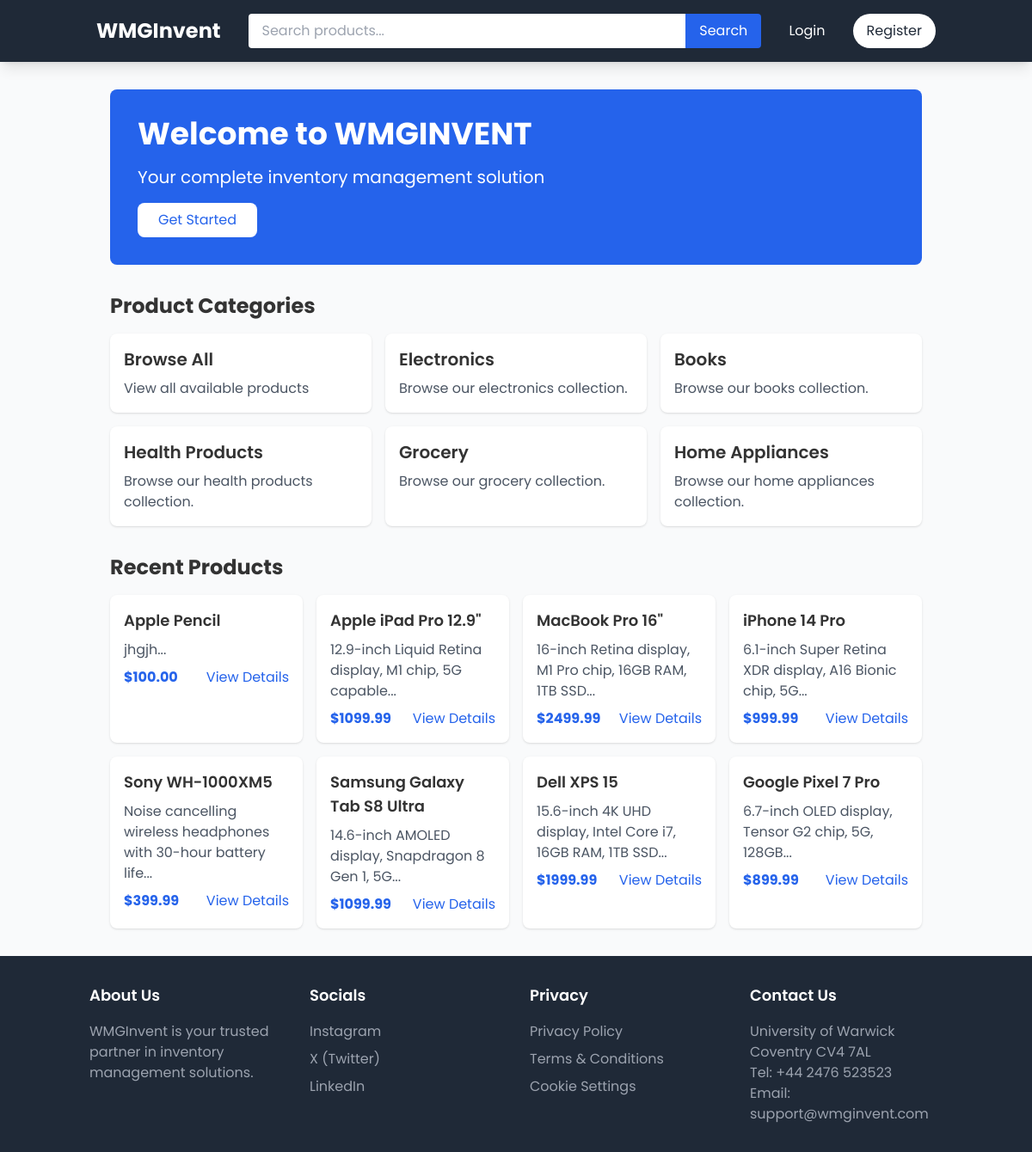
Before: / with the older database file.
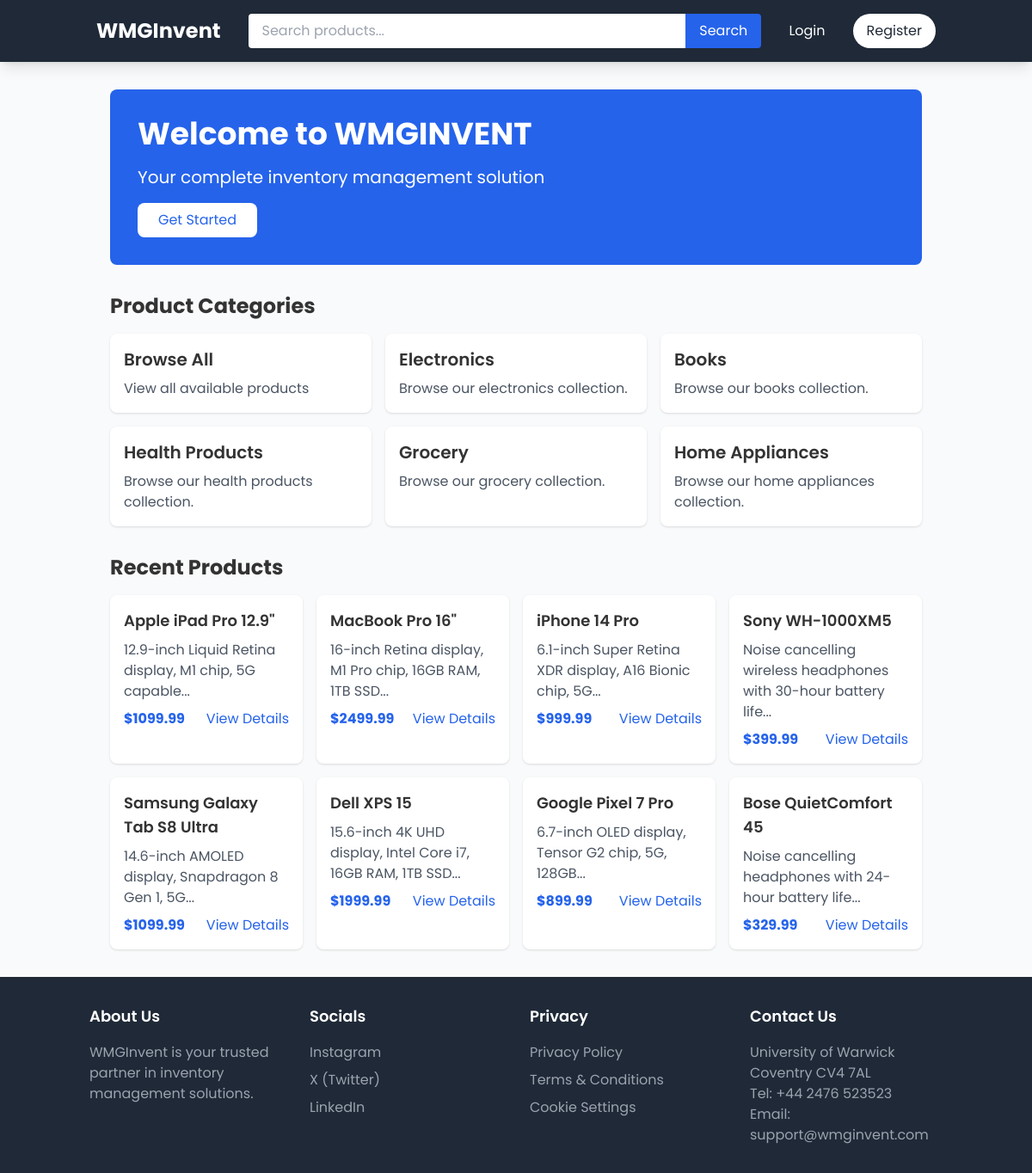
After: the same page with the newer database file.
### app/models/category.py (models this page shows, shortened)
class Category(db.Model):
    id = db.Column(db.Integer, primary_key=True)
    name = db.Column(db.String(64), unique=True, nullable=False)
    description = db.Column(db.Text)
    products = db.relationship('Product', backref='category', lazy='dynamic')
    created_at = db.Column(db.DateTime, default=datetime.utcnow)

### app/models/product.py (models this page shows, shortened)
class Product(db.Model):
    id = db.Column(db.Integer, primary_key=True)
    name = db.Column(db.String(128), nullable=False)                     # Product name (required)
    description = db.Column(db.Text)                                     # Product description
    price = db.Column(db.Float, nullable=False)                          # Product price (required)
    stock_level = db.Column(db.Integer, default=0)                       # Current inventory count
    min_stock_level = db.Column(db.Integer, default=10)                  # Threshold for reordering
    category_id = db.Column(db.Integer, db.ForeignKey('category.id'), nullable=False)  # Product category
    image_url = db.Column(db.String(512))                                # For storing direct image URLs
    created_at = db.Column(db.DateTime, default=datetime.utcnow)         # Creation timestamp
    updated_at = db.Column(db.DateTime, default=datetime.utcnow, onupdate=datetime.utcnow)  # Last update

### app/routes/main.py (the view)
@bp.route('/')
def index():
    products = Product.query.order_by(Product.created_at.desc()).limit(10).all()
    categories = Category.query.all()
    return render_template('main/index.html', products=products, categories=categories)

### app/__init__.py (called while the page is built)
def create_app(config_class=Config):
    app = Flask(__name__)  # Use built-in static folder in app/static
    app.config.from_object(config_class)
    db.init_app(app)
    login_manager.init_app(app)
    migrate.init_app(app, db)
    csrf.init_app(app)
    login_manager.login_view = 'auth.login'
    login_manager.login_message_category = 'info'
    from app.models.category import Category
    @app.context_processor
    def inject_categories():
        return dict(categories=Category.query.all())
    from app.routes import auth, main, products, admin, orders, reorders
    app.register_blueprint(auth.bp)
    app.register_blueprint(main.bp)
    app.register_blueprint(products.bp)
    app.register_blueprint(admin.bp)
    app.register_blueprint(orders.bp)
    app.register_blueprint(reorders.bp)
    print(f"Static folder path: {app.static_folder}")
    return app

### app/templates/main/index.html (shortened to what this page needs)
{% extends "base.html" %}
{% block content %}
<div class="container mx-auto px-4">
    <div class="bg-blue-600 text-white rounded-lg p-8 mb-8">
        <h1 class="text-4xl font-bold mb-4">Welcome to WMGINVENT</h1>
        <p class="text-xl mb-4">Your complete inventory management solution</p>
        {% if not current_user.is_authenticated %}
            <a href="{{ url_for('auth.register') }}" class="bg-white text-blue-600 px-6 py-2 rounded-lg inline-block hover:bg-gray-100">
                Get Started
            </a>
        {% endif %}
    </div>
    <div class="mb-8">
        <h2 class="text-2xl font-bold mb-4">Product Categories</h2>
        <div class="grid grid-cols-1 md:grid-cols-3 gap-4">
            <a href="{{ url_for('products.index') }}"
               class="bg-white p-4 rounded-lg shadow hover:shadow-lg transition-shadow">
                <h3 class="text-xl font-semibold mb-2">Browse All</h3>
                <p class="text-gray-600">View all available products</p>
            </a>
            {% for category in categories %}
            <a href="{{ url_for('products.index', category_id=category.id) }}"
               class="bg-white p-4 rounded-lg shadow hover:shadow-lg transition-shadow">
                <h3 class="text-xl font-semibold mb-2">{{ category.name }}</h3>
                <p class="text-gray-600">Browse our {{ category.name|lower }} collection.</p>
            </a>
            {% endfor %}
        </div>
    </div>
    <div>
        <h2 class="text-2xl font-bold mb-4">Recent Products</h2>
        <div class="grid grid-cols-1 md:grid-cols-4 gap-4">
            {% for product in products %}
            <div class="bg-white p-4 rounded-lg shadow">
                <h3 class="text-lg font-semibold mb-2">{{ product.name }}</h3>
                <p class="text-gray-600 mb-2">{{ product.description[:100] }}...</p>
                <div class="flex justify-between items-center">
                    <span class="text-blue-600 font-bold">${{ "%.2f"|format(product.price) }}</span>
                    <a href="{{ url_for('products.detail', id=product.id) }}"
                       class="text-blue-600 hover:underline">View Details</a>
                </div>
            </div>
            {% endfor %}
        </div>
    </div>
</div>
{% endblock %}

Changed rows visible on the page:
removed Product: name "Apple Pencil", description "jhgjh", price "100.00"
added Product: name "Bose QuietComfort 45", description "Noise cancelling headphones with 24-hour battery life", price "329.99"
